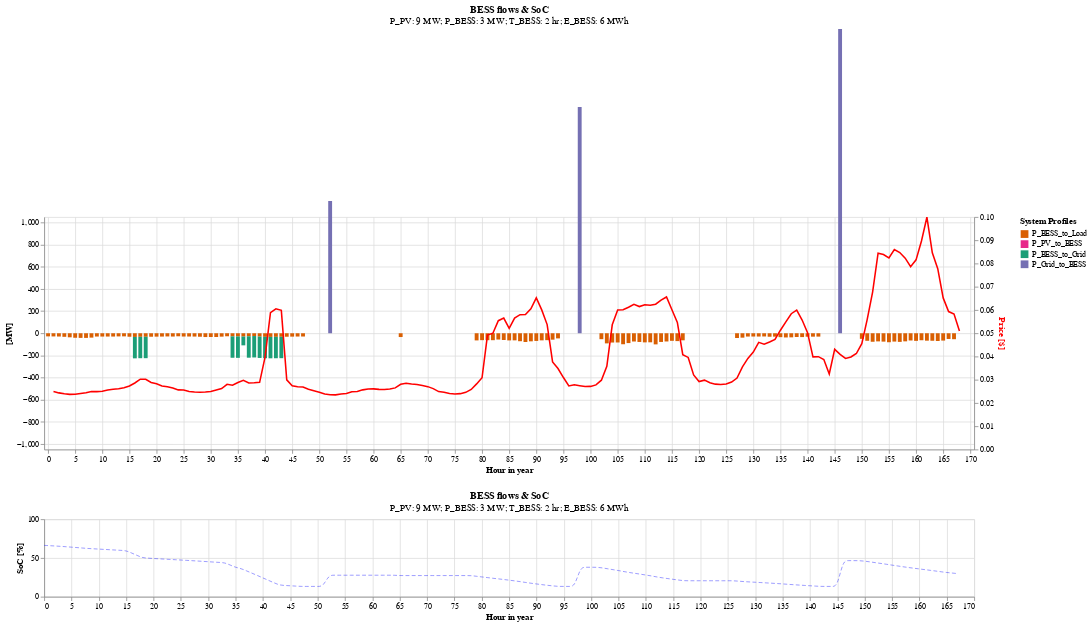

Notebook cell for this chart:
### Code cell
base = alt.Chart(
    profile[:168],
    title= alt.Title(
        'BESS flows & SoC',
        subtitle= f'P_PV: {p_solar} MW; P_BESS: {p_bess} MW; T_BESS: {t_bess} hr; E_BESS: {e_bess} MWh'
    )

).encode(
    alt.X('Hour:Q', axis = alt.Axis(title = 'Hour in year', format= 'd')).scale(domain= (0, 170))
).properties(
    height= 300,
    width= 1200,
)
base2 = alt.Chart(data[:168]).encode(
    alt.X('Hour:Q', axis = alt.Axis(title = 'Hour in year', format= 'd')).scale(domain= (0, 170))
).properties(
    height= 300,
    width= 1200,
)

profile_curves = base.mark_bar().transform_fold(
    fold = [
        'P_BESS_to_Load',
        'P_PV_to_BESS',
        'P_BESS_to_Grid',
        'P_Grid_to_BESS',
        ],
    as_ = ['System Profiles', 'Legend']
).encode(
    alt.Y('Legend:Q', axis = alt.Axis(title = '[MW]')).scale(domain= (-1050, 1050)),
    alt.Color(
        'System Profiles:N',
        legend= alt.Legend(
            values= [
        'P_BESS_to_Load',
        'P_PV_to_BESS',
        'P_BESS_to_Grid',
        'P_Grid_to_BESS',
        ],
            #orient= 'right'
        )
    ).scale(
        scheme= 'dark2',
        #domain= (0, 50)
    ),
)
system = base2.mark_line(color = 'blue').encode(
    alt.Y(
        'Load',
        axis = alt.Axis(
            title = '[MW]',
            #titleColor = 'blue'
        )
    ).scale(domain= (-0.1, 8)),
)
price = base2.mark_line(color = 'red').encode(
    alt.Y(
        'Price',
        axis = alt.Axis(
            title = '',
            #titleColor = 'blue'
        )
    ).scale(domain= (-0.1, 80)),
)
soc = base.mark_line(size=0.5, color = 'blue', interpolate= 'basis', strokeDash=(5, 3)).encode(
    alt.Y(
        'SoC',
        axis = alt.Axis(
            title = 'SoC [%]',
            #titleColor = 'blue'
        )
    ).scale(domain= (0, 100)),
).properties(
    height= 100,
    width= 1200
)

#upper= alt.layer(profile_curves, price).resolve_axis('independent')
upper= alt.layer(
    profile_curves,
    price.encode(
        alt.Y('Price', axis=alt.Axis(title='Price [$]', titleColor='red'))
    )).resolve_scale(y= 'independent')
lower= soc

upper & lower

# alt.layer(
#     profile_curves,
#     #system,
#     soc
# ).resolve_scale(
#     y = 'independent',
# ).resolve_legend(
#     color= 'independent',
# ).configure_axis(
#     labelFontSize= 20,
#     titleFontSize= 20,
# ).configure_legend(
#     labelFontSize= 20,
#     titleFontSize= 20,
# ).configure_title(
#     fontSize= 20
# )

#profile_curves

### Figure 1 — Vega-Lite specification as saved in the notebook (floating-point values rounded to 4 significant figures; data arrays with more than 128 entries replaced by an {"elided": "..."} marker saying what was removed)
{"config": {"view": {"continuousWidth": 300, "continuousHeight": 300}}, "vconcat": [{"layer": [{"data": {"name": "data-f84542921de972b6f97df00b659679a2"}, "mark": {"type": "bar"}, "encoding": {"color": {"field": "System Profiles", "legend": {"values": ["P_BESS_to_Load", "P_PV_to_BESS", "P_BESS_to_Grid", "P_Grid_to_BESS"]}, "scale": {"scheme": "dark2"}, "type": "nominal"}, "x": {"axis": {"format": "d", "title": "Hour in year"}, "field": "Hour", "scale": {"domain": [0, 170]}, "type": "quantitative"}, "y": {"axis": {"title": "[MW]"}, "field": "Legend", "scale": {"domain": [-1050, 1050]}, "type": "quantitative"}}, "title": {"text": "BESS flows & SoC", "subtitle": "P_PV: 9 MW; P_BESS: 3 MW; T_BESS: 2 hr; E_BESS: 6 MWh"}, "transform": [{"fold": ["P_BESS_to_Load", "P_PV_to_BESS", "P_BESS_to_Grid", "P_Grid_to_BESS"], "as": ["System Profiles", "Legend"]}]}, {"data": {"name": "data-6bf00958ed5f0ba46264a84503815316"}, "mark": {"type": "line", "color": "red"}, "encoding": {"x": {"axis": {"format": "d", "title": "Hour in year"}, "field": "Hour", "scale": {"domain": [0, 170]}, "type": "quantitative"}, "y": {"axis": {"title": "Price [$]", "titleColor": "red"}, "field": "Price", "type": "quantitative"}}}], "height": 300, "resolve": {"scale": {"y": "independent"}}, "width": 1200}, {"data": {"name": "data-f84542921de972b6f97df00b659679a2"}, "mark": {"type": "line", "color": "blue", "interpolate": "basis", "size": 0.5, "strokeDash": [5, 3]}, "encoding": {"x": {"axis": {"format": "d", "title": "Hour in year"}, "field": "Hour", "scale": {"domain": [0, 170]}, "type": "quantitative"}, "y": {"axis": {"title": "SoC [%]"}, "field": "SoC", "scale": {"domain": [0, 100]}, "type": "quantitative"}}, "height": 100, "title": {"text": "BESS flows & SoC", "subtitle": "P_PV: 9 MW; P_BESS: 3 MW; T_BESS: 2 hr; E_BESS: 6 MWh"}, "width": 1200}], "$schema": "https://vega.github.io/schema/vega-lite/v5.8.0.json", "datasets": {"data-f84542921de972b6f97df00b659679a2": {"elided": "168 records"}, "data-6bf00958ed5f0ba46264a84503815316": {"elided": "168 records"}}}
